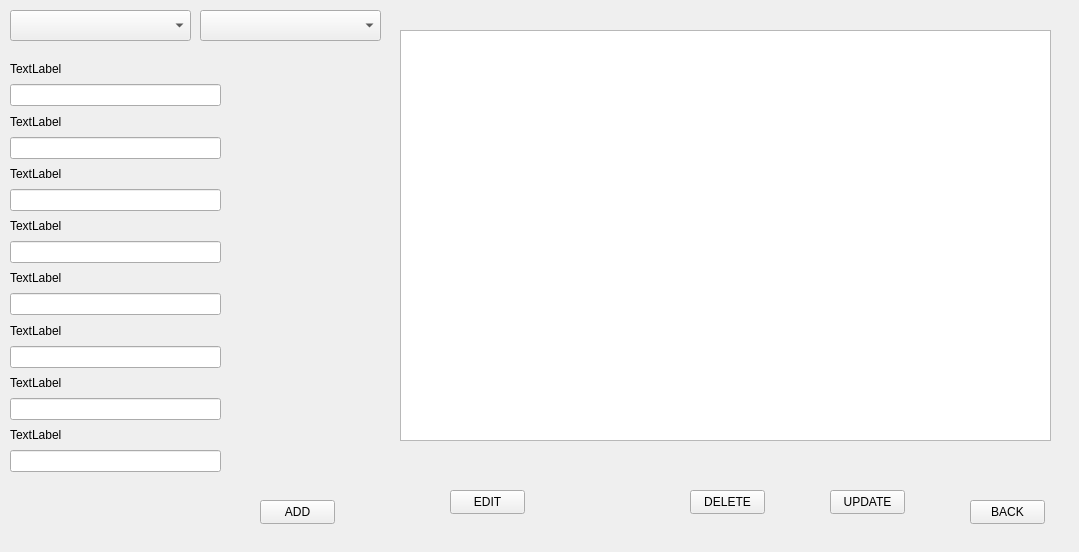
<?xml version="1.0" encoding="UTF-8"?>
<ui version="4.0">
 <class>AdminWindow</class>
 <widget class="QMainWindow" name="AdminWindow">
  <property name="geometry">
   <rect>
    <x>0</x>
    <y>0</y>
    <width>1079</width>
    <height>552</height>
   </rect>
  </property>
  <property name="windowTitle">
   <string>MainWindow</string>
  </property>
  <widget class="QWidget" name="centralwidget">
   <widget class="QPushButton" name="addButton">
    <property name="geometry">
     <rect>
      <x>260</x>
      <y>500</y>
      <width>75</width>
      <height>24</height>
     </rect>
    </property>
    <property name="text">
     <string>ADD</string>
    </property>
   </widget>
   <widget class="QPushButton" name="editButton">
    <property name="geometry">
     <rect>
      <x>450</x>
      <y>490</y>
      <width>75</width>
      <height>24</height>
     </rect>
    </property>
    <property name="text">
     <string>EDIT</string>
    </property>
   </widget>
   <widget class="QPushButton" name="deleteButton">
    <property name="geometry">
     <rect>
      <x>690</x>
      <y>490</y>
      <width>75</width>
      <height>24</height>
     </rect>
    </property>
    <property name="text">
     <string>DELETE</string>
    </property>
   </widget>
   <widget class="QPushButton" name="exitButton">
    <property name="geometry">
     <rect>
      <x>970</x>
      <y>500</y>
      <width>75</width>
      <height>24</height>
     </rect>
    </property>
    <property name="text">
     <string>BACK</string>
    </property>
   </widget>
   <widget class="QPushButton" name="updateButton">
    <property name="geometry">
     <rect>
      <x>830</x>
      <y>490</y>
      <width>75</width>
      <height>24</height>
     </rect>
    </property>
    <property name="text">
     <string>UPDATE</string>
    </property>
   </widget>
   <widget class="QTableView" name="view">
    <property name="geometry">
     <rect>
      <x>400</x>
      <y>30</y>
      <width>651</width>
      <height>411</height>
     </rect>
    </property>
   </widget>
   <widget class="QComboBox" name="combo">
    <property name="geometry">
     <rect>
      <x>10</x>
      <y>10</y>
      <width>181</width>
      <height>31</height>
     </rect>
    </property>
    <item>
     <property name="text">
      <string/>
     </property>
    </item>
    <item>
     <property name="text">
      <string>Account</string>
     </property>
    </item>
    <item>
     <property name="text">
      <string>Cars</string>
     </property>
    </item>
    <item>
     <property name="text">
      <string>Cars_Account</string>
     </property>
    </item>
   </widget>
   <widget class="QWidget" name="layoutWidget">
    <property name="geometry">
     <rect>
      <x>10</x>
      <y>60</y>
      <width>211</width>
      <height>412</height>
     </rect>
    </property>
    <layout class="QVBoxLayout" name="verticalLayout_9">
     <item>
      <layout class="QVBoxLayout" name="verticalLayout">
       <item>
        <widget class="QLabel" name="label1">
         <property name="text">
          <string>TextLabel</string>
         </property>
        </widget>
       </item>
       <item>
        <widget class="QLineEdit" name="lineEdit1"/>
       </item>
      </layout>
     </item>
     <item>
      <layout class="QVBoxLayout" name="verticalLayout_2">
       <item>
        <widget class="QLabel" name="label2">
         <property name="text">
          <string>TextLabel</string>
         </property>
        </widget>
       </item>
       <item>
        <widget class="QLineEdit" name="lineEdit2"/>
       </item>
      </layout>
     </item>
     <item>
      <layout class="QVBoxLayout" name="verticalLayout_3">
       <item>
        <widget class="QLabel" name="label3">
         <property name="text">
          <string>TextLabel</string>
         </property>
        </widget>
       </item>
       <item>
        <widget class="QLineEdit" name="lineEdit3"/>
       </item>
      </layout>
     </item>
     <item>
      <layout class="QVBoxLayout" name="verticalLayout_4">
       <item>
        <widget class="QLabel" name="label4">
         <property name="text">
          <string>TextLabel</string>
         </property>
        </widget>
       </item>
       <item>
        <widget class="QLineEdit" name="lineEdit4"/>
       </item>
      </layout>
     </item>
     <item>
      <layout class="QVBoxLayout" name="verticalLayout_5">
       <item>
        <widget class="QLabel" name="label5">
         <property name="text">
          <string>TextLabel</string>
         </property>
        </widget>
       </item>
       <item>
        <widget class="QLineEdit" name="lineEdit5"/>
       </item>
      </layout>
     </item>
     <item>
      <layout class="QVBoxLayout" name="verticalLayout_6">
       <item>
        <widget class="QLabel" name="label6">
         <property name="text">
          <string>TextLabel</string>
         </property>
        </widget>
       </item>
       <item>
        <widget class="QLineEdit" name="lineEdit6"/>
       </item>
      </layout>
     </item>
     <item>
      <layout class="QVBoxLayout" name="verticalLayout_7">
       <item>
        <widget class="QLabel" name="label7">
         <property name="text">
          <string>TextLabel</string>
         </property>
        </widget>
       </item>
       <item>
        <widget class="QLineEdit" name="lineEdit7"/>
       </item>
      </layout>
     </item>
     <item>
      <layout class="QVBoxLayout" name="verticalLayout_8">
       <item>
        <widget class="QLabel" name="label8">
         <property name="text">
          <string>TextLabel</string>
         </property>
        </widget>
       </item>
       <item>
        <widget class="QLineEdit" name="lineEdit8"/>
       </item>
      </layout>
     </item>
    </layout>
   </widget>
   <widget class="QComboBox" name="userCombobox">
    <property name="geometry">
     <rect>
      <x>200</x>
      <y>10</y>
      <width>181</width>
      <height>31</height>
     </rect>
    </property>
   </widget>
  </widget>
 </widget>
 <resources/>
 <connections/>
</ui>
